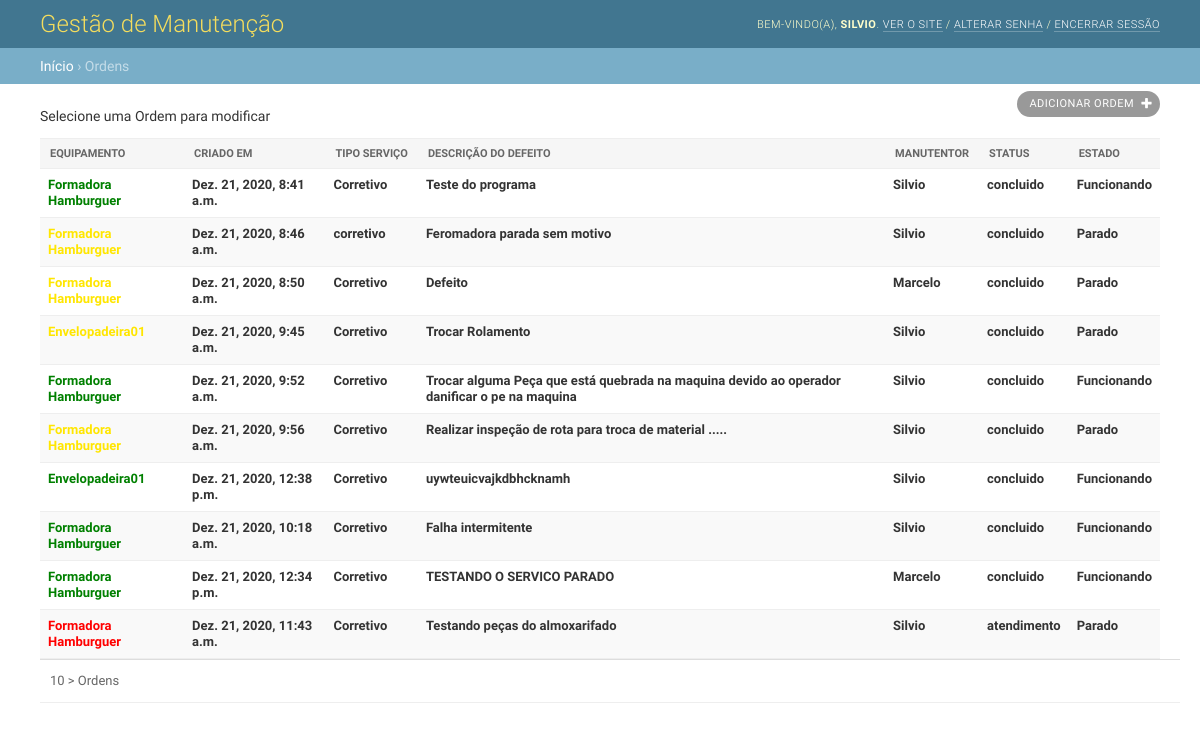
The app's page /ordem/, older data.
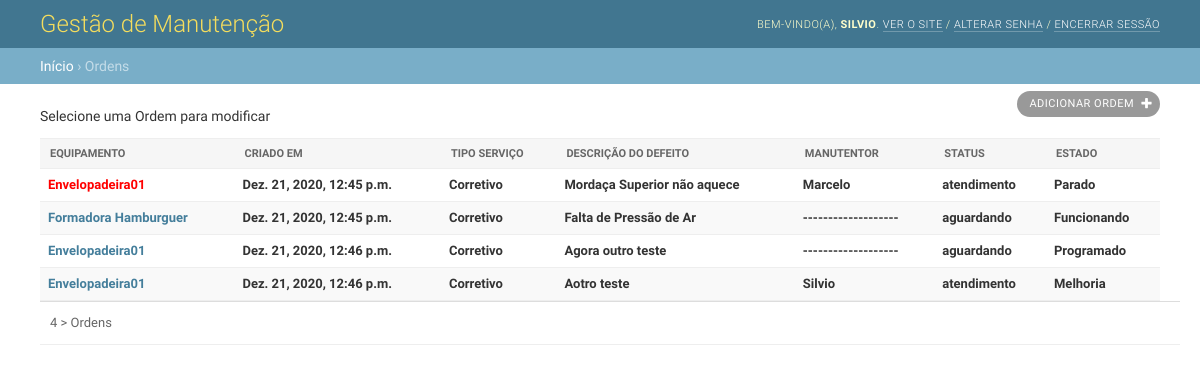
The same page, newer data.
### core/models.py (models this page shows)
class Ordem(models.Model):
    funcao_choices = [
        ('concluido', 'Serviço Concluido'),
        ('andamento', 'Serviço em Andamento'),
        ('cancelado', 'Serviço Cancelado'),
        ('suspenso', 'Serviço Suspenso'),
        ('aguardando', 'Arguardando Manutenção'),
        ('peca', 'Aguardando Peça'),
        ('atendimento', 'Em Atendimento'),
    ]
    estado_choices = [
        ('Parado', 'Equipamento Parado'),
        ('Funcionando', 'Equipamento Funcionando'),
        ('Programado', 'Serviço Programado'),
        ('Melhoria', 'Serviço de Melhoria'),
    ]
    tipo_choices = [
        ('Corretivo', 'Serviço Corretivo'),
        ('Preventivo', 'Serviço Preventivo'),
        ('Inspecao', 'Serviço de Inpeção'),
        ('Melhoria', 'Serviço de Melhoria'),
    ]
    Modificado = models.DateTimeField(auto_now_add=True)
    Solicitante = models.CharField(max_length=50, help_text='Solicitante da Ordem')
    Equipamento = models.ForeignKey(Equipamentos, on_delete=models.CASCADE)
    Tipo_Servico = models.CharField(
        verbose_name='Tipo do Serviço',
        max_length=25,
        choices=tipo_choices,
        default='Corretivo',
    )
    Descricao = models.TextField()
    Setor = models.CharField(max_length=50, help_text='Setor do Serviço')
    Causa = models.TextField(help_text='Causa do Problema', null=True, blank=True)
    Realizado = models.TextField(help_text='Serviço Realizado', null=True, blank=True)
    Manutentor = models.ForeignKey(Manutencao, on_delete=models.CASCADE, null=True, blank=True)
    Situacao = models.CharField(
        verbose_name='Situação do Serviço',
        max_length=25,
        choices=funcao_choices,
        default='aguardando',
    )
    Estado = models.CharField(
        verbose_name='Estado do Equipamento',
        max_length=25,
        choices=estado_choices,
        default='Parado',
    )
    Abertura_servico = models.DateTimeField(auto_now=False, auto_now_add=False, null=True, blank=True)
    Inicio_servico = models.DateTimeField(auto_now=False, auto_now_add=False, null=True, blank=True)
    Termino_servico = models.DateTimeField(auto_now=False, auto_now_add=False, null=True, blank=True)
    Pecas = models.ManyToManyField(Almoxarifado, null=True, blank=True)

class Base(models.Model):
    create = models.DateTimeField(auto_now_add=True)
    update = models.DateTimeField(auto_now=True)

class Equipamentos(Base):
    Nome = models.CharField(max_length=50, help_text='Nome do Equipamento')
    Setor = models.CharField(max_length=50, help_text='Setor do Equipamento')
    Fabricante = models.CharField(max_length=50, help_text='Fabricante do Equipamento')
    def __str__(self):
        return self.Nome

class Manutencao(Base):
    funcao_choices = [
        ('eletric', 'Eletricista'),
        ('macanic', 'Mecânico'),
        ('lub', 'Lubrificador'),
        ('aut', 'Automação'),
        ('refri', 'Refrigeração'),
        ('aux_eletric', 'Auxiliar Eletricista'),
        ('aux_mecanic', 'Auxiliar Mecânico'),
        ('aux_refri', 'Auxiliar Refrigeração'),
    ]
    Nome = models.CharField(verbose_name='Nome do Manutentor', max_length=50)
    funcao = models.CharField(
        verbose_name='Função do Manutentor',
        max_length=25,
        choices=funcao_choices,
        default='eletric',
        )
    def __str__(self):
        return self.Nome

### core/views.py (the view)
# urls.py: path('ordem/', ordem, name='ordem'),
def ordem(request):
    dados = Ordem.objects.all()
    context = {
        'dados': dados,
    }
    return render(request, 'ordem/ordem.html', context)

### core/templates/ordem/ordem.html (shortened to what this page needs)
{% extends 'ordem/base.html' %}
{% block breadcrumbs %}
    <a href="#">Início</a>
    &rsaquo; Ordens
{% endblock %}
{% block main %}
<div class="main shifted" id="main">
    <div class="content">
      <div id="content" class="flex">
        <p>Selecione uma Ordem para modificar</p>
        <div id="content-main">
          <ul class="object-tools">
            <li>
              <a href="{% url 'ordem_add' %}" class="addlink">
                Adicionar Ordem
              </a>
            </li>
          </ul>
          <div class="module" id="changelist">
            <div class="changelist-form-container">
              <form id="changelist-form" method="post" novalidate>
                <div class="container">
                  <table id="result_list">
                    <thead>
                      <tr>
                        <th scope="col"  class="">
                          <div class="text"><span>Equipamento</span></div>
                        </th>
                        <th scope="col"  class="">
                          <div class="text"><span>Criado em</span></div>
                        </th>
                        <th scope="col"  class="">
                          <div class="text"><span>Tipo Serviço</span></div>
                        </th>
                        <th scope="col"  class="">
                          <div class="text"><span>Descrição do Defeito</span></div>
                        </th>
                        <th scope="col"  class="">
                          <div class="text"><span>Manutentor</span></div>
                        </th>
                        <th scope="col"  class="">
                          <div class="text"><span>Status</span></div>
                        </th>
                        <th scope="col"  class="">
                          <div class="text"><span>Estado</span></div>
                        </th>
                      </tr>
                    </thead>
                    <tbody>
                      {% for dados in dados %}
                      <tr>
                          {% if dados.Estado == 'Parado' %}
                            <th>
                              {% if dados.Manutentor == none %}
                                  <a href="{% url 'ordem_abrir' dados.id %}" style="color:red;">{{ dados.Equipamento }}</a>
                              {% else %}
                                {% if dados.Situacao == 'concluido' %}
                                  <a href="{% url 'ordem_consultar' dados.id %}" style="color: rgb(255, 230, 0);">{{ dados.Equipamento }}</a>
                                {% else %}
                                  <a href="{% url 'ordem_fechar' dados.id %}" style="color: red;">{{ dados.Equipamento }}</a>
                                {% endif %}
                              {% endif %}
                            </th>
                          {% elif dados.Estado == 'Funcionando' %}
                          <th style="color: red;">
                            {% if dados.Manutentor == none %}
                                <a href="{% url 'ordem_abrir' dados.id %}">{{ dados.Equipamento }}</a>
                            {% else %}
                              {% if dados.Situacao == 'concluido' %}
                                <a href="{% url 'ordem_consultar' dados.id %}" style="color: green;">{{ dados.Equipamento }}</a>
                              {% else %}
                                <a href="{% url 'ordem_fechar' dados.id %}" style="color: green;">{{ dados.Equipamento }}</a>
                              {% endif %}
                            {% endif %}
                          </th>
                          {% elif dados.Estado == 'Programado' %}
                          <th style="color: red;">
                            {% if dados.Manutentor == none %}
                              {% if dados.Situacao == 'concluido' %}
                                <a href="{% url 'ordem_consultar' dados.id %}">{{ dados.Equipamento }}</a>
                              {% else %}
                                <a href="{% url 'ordem_abrir' dados.id %}">{{ dados.Equipamento }}</a>
                              {% endif %}
                            {% else %}
                              {% if dados.Situacao == 'concluido' %}
                                <a href="{% url 'ordem_consultar' dados.id %}">{{ dados.Equipamento }}</a>
                              {% else %}
                                <a href="{% url 'ordem_fechar' dados.id %}">{{ dados.Equipamento }}</a>
                              {% endif %}
                            {% endif %}
                          </th>
                          {% else %}
                          <th style="color: red;">
                            {% if dados.Manutentor == none %}
                              {% if dados.Situacao == 'concluido' %}
                                <a href="{% url 'ordem_consultar' dados.id %}">{{ dados.Equipamento }}</a>
                              {% else %}
                                <a href="{% url 'ordem_abrir' dados.id %}">{{ dados.Equipamento }}</a>
                              {% endif %}
                            {% else %}
                              {% if dados.Situacao == 'concluido' %}
                                <a href="{% url 'ordem_consultar' dados.id %}">{{ dados.Equipamento }}</a>
                              {% else %}
                                <a href="{% url 'ordem_fechar' dados.id %}">{{ dados.Equipamento }}</a>
                              {% endif %}
                            {% endif %}
                          </th>
                          {% endif %}
                          <th class="">
                            <a>{{ dados.Modificado }}</a>
                          </th>
                          <th class="">
                            <a>{{ dados.Tipo_Servico }}</a>
                          </th>
                          <th class="">
                            <a>{{ dados.Descricao }}</a>
                          </th>
                          <th class="">
                            {% if dados.Manutentor == none %}
                              <a>-------------------</a>
                            {% else %}
                              <a>{{ dados.Manutentor }}</a>
                            {% endif %}
                          </th>
                          <th class="">
                            <a>{{ dados.Situacao }}</a>
                          </th>
                          <th class="">
                            <a>{{ dados.Estado }}</a>
                          </th>
                      </tr>
                      {% endfor %}
                    </tbody>
                  </table>
                  <p class="paginator">
                    {% if dados.count == 1 %}
                    <span>{{ dados.count }} > Ordem</span>
                    {% else %}
                      <span>{{ dados.count }} > Ordens</span>
                    {% endif %}
                  </p>
                </div>
              </form>
            </div>
          </div>
        </div>
        <br class="clear">
        </div>
        </div>
      </div>
    </div>
{% endblock %}

### core/templates/ordem/base.html (shortened to what this page needs)
<!DOCTYPE html>
{% load static %}
<html lang="pt-br" >
<head>
  <link rel="stylesheet" type="text/css" href="{% static 'css/base.css' %}">
  <link rel="stylesheet" type="text/css" href="{% static 'css/nav_sidebar.css' %}">
  <link rel="stylesheet" type="text/css" href="{% static 'css/changelists.css' %}">
  <link rel="stylesheet" type="text/css" href="{% static 'css/forms.css' %}">
  <link rel="stylesheet" type="text/css" href="{% static 'css/responsive.css' %}">
</head>
<body class=" app-core model-manutencao change-list" data-admin-utc-offset="-10800">
  <div id="container">
    <div id="header">
      <div id="branding">
        <h1 id="site-name">
          <a href="/admin/">Gestão de Manutenção</a>
        </h1>
      </div>
      <div id="user-tools">
        Bem-vindo(a),
        <strong>silvio</strong>.
        <a href="/">Ver o site</a> /
        <a href="/admin/password_change/">Alterar senha</a> /
        <a href="/admin/logout/">Encerrar sessão</a>
      </div>
    </div>
    <div class="breadcrumbs">
      {% block breadcrumbs %}
      {% endblock %}
    </div>
    {% block main %}
    {% endblock %}
</body>
</html>

### core/static/css/base.css (style rules this page uses)
html, body { height: 100%; }
body { margin: 0; padding: 0; font-size: 14px; font-family: "Roboto","Lucida Grande","DejaVu Sans","Bitstream Vera Sans",Verdana,Arial,sans-serif; color: #333; background: #fff; }
a:link, a:visited { color: #447e9b; text-decoration: none; }
p, ol, ul, dl { margin: .2em 0 .8em 0; }
p { padding: 0; line-height: 140%; }
h1,h2,h3,h4,h5 { font-weight: bold; }
h1 { margin: 0 0 20px; font-weight: 300; font-size: 20px; color: #666; }
ul > li { list-style-type: square; padding: 1px 0; }
li, dt, dd { font-size: 13px; line-height: 20px; }
form { margin: 0; padding: 0; }
table { border-collapse: collapse; border-color: #ccc; }
td, th { font-size: 13px; line-height: 16px; border-bottom: 1px solid #eee; vertical-align: top; padding: 8px; font-family: "Roboto", "Lucida Grande", Verdana, Arial, sans-serif; }
th { font-weight: 600; text-align: left; }
thead th, tfoot td { color: #666; padding: 5px 10px; font-size: 11px; background: #fff; border: none; border-top: 1px solid #eee; border-bottom: 1px solid #eee; }
tr:nth-child(odd), .row-form-errors { background: #fff; }
tr:nth-child(even), tr:nth-child(even) .errorlist, tr:nth-child(odd) + .row-form-errors, tr:nth-child(odd) + .row-form-errors .errorlist { background: #f9f9f9; }
thead th { padding: 5px 10px; line-height: normal; text-transform: uppercase; background: #f6f6f6; }
table thead th .text span { padding: 8px 10px; display: block; }
.module { border: none; margin-bottom: 30px; background: #fff; }
.module p, .module ul, .module h3, .module h4, .module dl, .module pre { padding-left: 10px; padding-right: 10px; }
.module table { border-collapse: collapse; }
div.breadcrumbs { background: #79aec8; padding: 10px 40px; border: none; font-size: 14px; color: #c4dce8; text-align: left; }
div.breadcrumbs a { color: #fff; }
.addlink { padding-left: 16px; background: url(../img/icon-addlink.svg) 0 1px no-repeat; }
.object-tools { font-size: 10px; font-weight: bold; padding-left: 0; float: right; position: relative; margin-top: -48px; }
.object-tools li { display: block; float: left; margin-left: 5px; height: 16px; }
.object-tools a { border-radius: 15px; }
.object-tools a:link, .object-tools a:visited { display: block; float: left; padding: 3px 12px; background: #999; font-weight: 400; font-size: 11px; text-transform: uppercase; letter-spacing: 0.5px; color: #fff; }
.object-tools a.viewsitelink, .object-tools a.golink,.object-tools a.addlink { background-repeat: no-repeat; background-position: right 7px center; padding-right: 26px; }
.object-tools a.addlink { background-image: url(../img/tooltag-add.svg); }
#container { position: relative; width: 100%; min-width: 980px; padding: 0; display: flex; flex-direction: column; height: 100%; }
#container > div { flex-shrink: 0; }
#container > .main { display: flex; flex: 1 0 auto; }
.main > .content { flex: 1 0; max-width: 100%; }
#content { padding: 20px 40px; }
#content-main { float: left; width: 100%; }
#header { width: auto; height: auto; display: flex; justify-content: space-between; align-items: center; padding: 10px 40px; background: #417690; color: #ffc; overflow: hidden; }
#header a:link, #header a:visited { color: #fff; }
#branding { float: left; }
#branding h1 { padding: 0; margin: 0 20px 0 0; font-weight: 300; font-size: 24px; color: #f5dd5d; }
#branding h1, #branding h1 a:link, #branding h1 a:visited { color: #f5dd5d; }
#user-tools { float: right; padding: 0; margin: 0 0 0 20px; font-weight: 300; font-size: 11px; letter-spacing: 0.5px; text-transform: uppercase; text-align: right; }
#user-tools a { border-bottom: 1px solid rgba(255, 255, 255, 0.25); }

### core/static/css/changelists.css (style rules this page uses)
#changelist { display: flex; align-items: flex-start; justify-content: space-between; }
#changelist .changelist-form-container { flex: 1 1 auto; min-width: 0; }
#changelist table { width: 100%; }
#changelist .paginator { color: #666; border-bottom: 1px solid #eee; background: #fff; overflow: hidden; }
#changelist table thead th { padding: 0; white-space: nowrap; vertical-align: middle; }
.paginator { font-size: 13px; padding-top: 10px; padding-bottom: 10px; line-height: 22px; margin: 0; border-top: 1px solid #ddd; width: 100%; }

Row changes from the older to the newer data that the page shows:
removed Ordem: Equipamento "Formadora Hamburguer", Modificado "Dez. 21, 2020, 8:41 a.m.", Tipo_Servico "Corretivo", Descricao "Teste do programa", Manutentor "Silvio", Situacao "concluido", Estado "Funcionando"
removed Ordem: Equipamento "Formadora Hamburguer", Modificado "Dez. 21, 2020, 8:46 a.m.", Tipo_Servico "corretivo", Descricao "Feromadora parada sem motivo", Manutentor "Silvio", Situacao "concluido", Estado "Parado"
removed Ordem: Equipamento "Formadora Hamburguer", Modificado "Dez. 21, 2020, 8:50 a.m.", Tipo_Servico "Corretivo", Descricao "Defeito", Manutentor "Marcelo", Situacao "concluido", Estado "Parado"
removed Ordem: Equipamento "Envelopadeira01", Modificado "Dez. 21, 2020, 9:45 a.m.", Tipo_Servico "Corretivo", Descricao "Trocar Rolamento", Manutentor "Silvio", Situacao "concluido", Estado "Parado"
removed Ordem: Equipamento "Formadora Hamburguer", Modificado "Dez. 21, 2020, 9:52 a.m.", Tipo_Servico "Corretivo", Descricao "Trocar alguma Peça que está quebrada na maquina devido ao operador danificar o pe na maquina", Manutentor "Silvio", Situacao "concluido", Estado "Funcionando"
removed Ordem: Equipamento "Formadora Hamburguer", Modificado "Dez. 21, 2020, 9:56 a.m.", Tipo_Servico "Corretivo", Descricao "Realizar inspeção de rota para troca de material .....", Manutentor "Silvio", Situacao "concluido", Estado "Parado"
removed Ordem: Equipamento "Envelopadeira01", Modificado "Dez. 21, 2020, 12:38 p.m.", Tipo_Servico "Corretivo", Descricao "uywteuicvajkdbhcknamh", Manutentor "Silvio", Situacao "concluido", Estado "Funcionando"
removed Ordem: Equipamento "Formadora Hamburguer", Modificado "Dez. 21, 2020, 10:18 a.m.", Tipo_Servico "Corretivo", Descricao "Falha intermitente", Manutentor "Silvio", Situacao "concluido", Estado "Funcionando"
removed Ordem: Equipamento "Formadora Hamburguer", Modificado "Dez. 21, 2020, 12:34 p.m.", Tipo_Servico "Corretivo", Descricao "TESTANDO O SERVICO PARADO", Manutentor "Marcelo", Situacao "concluido", Estado "Funcionando"
removed Ordem: Equipamento "Formadora Hamburguer", Modificado "Dez. 21, 2020, 11:43 a.m.", Tipo_Servico "Corretivo", Descricao "Testando peças do almoxarifado", Manutentor "Silvio", Situacao "atendimento", Estado "Parado"
added Ordem: Equipamento "Envelopadeira01", Modificado "Dez. 21, 2020, 12:45 p.m.", Tipo_Servico "Corretivo", Descricao "Mordaça Superior não aquece", Manutentor "Marcelo", Situacao "atendimento", Estado "Parado"
added Ordem: Equipamento "Formadora Hamburguer", Modificado "Dez. 21, 2020, 12:45 p.m.", Tipo_Servico "Corretivo", Descricao "Falta de Pressão de Ar", Situacao "aguardando", Estado "Funcionando"
added Ordem: Equipamento "Envelopadeira01", Modificado "Dez. 21, 2020, 12:46 p.m.", Tipo_Servico "Corretivo", Descricao "Agora outro teste", Situacao "aguardando", Estado "Programado"
added Ordem: Equipamento "Envelopadeira01", Modificado "Dez. 21, 2020, 12:46 p.m.", Tipo_Servico "Corretivo", Descricao "Aotro teste", Manutentor "Silvio", Situacao "atendimento", Estado "Melhoria"
Text that changed along with them:
{{ dados.count }}: "10" → "4"
